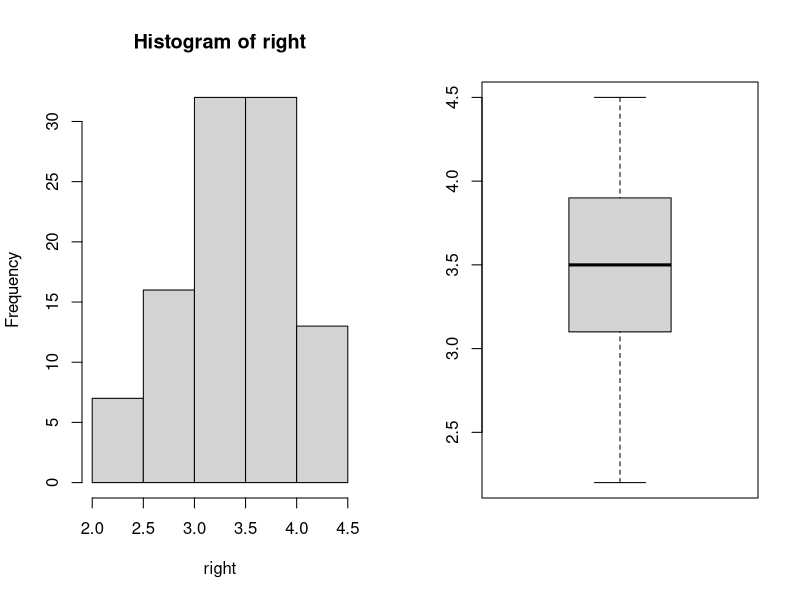

This chart was generated by the following R code:
n = 10
dice = 1:6

#This is wrong
#wrong <- rep(mean(sample(dice,n,TRUE)), 100)

#this is correct
right <- replicate(100, mean(sample(dice,n,TRUE)))

par(mfrow=c(1,2))

#hist(wrong)
hist(right)
boxplot(right)